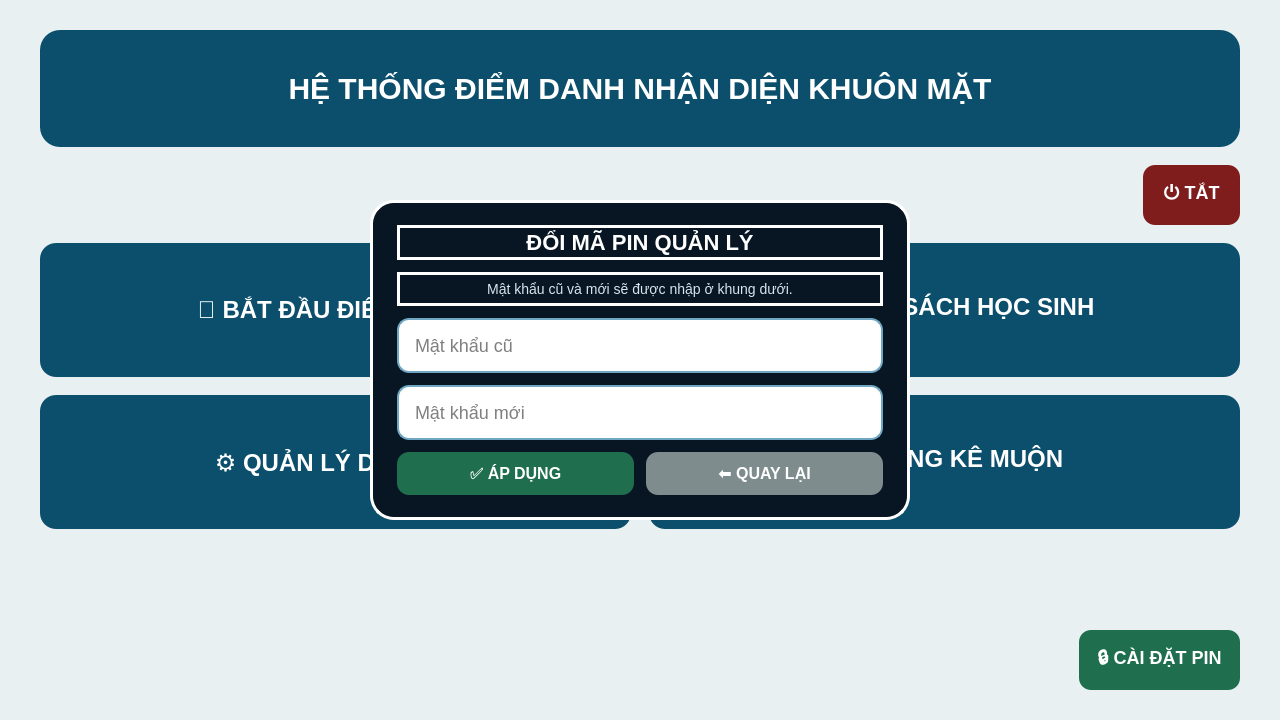
<?xml version="1.0" encoding="UTF-8"?>
<ui version="4.0">
 <class>HomePage</class>
 <widget class="QWidget" name="HomePage">
  <property name="geometry">
   <rect>
    <x>0</x>
    <y>0</y>
    <width>1280</width>
    <height>720</height>
   </rect>
  </property>
  <property name="minimumSize">
   <size>
    <width>900</width>
    <height>560</height>
   </size>
  </property>
  <property name="windowTitle">
   <string>ĐIỂM DANH</string>
  </property>
  <property name="styleSheet">
   <string notr="true">background-color: #e9f0f2;</string>
  </property>
  <layout class="QVBoxLayout" name="verticalLayout">
   <property name="leftMargin">
    <number>40</number>
   </property>
   <property name="topMargin">
    <number>30</number>
   </property>
   <property name="rightMargin">
    <number>40</number>
   </property>
   <property name="bottomMargin">
    <number>30</number>
   </property>
   <property name="spacing">
    <number>18</number>
   </property>
   <item>
    <widget class="QFrame" name="title_frame">
     <property name="styleSheet">
      <string notr="true">background-color: #0b4f6c; border-radius: 20px; padding: 16px;</string>
     </property>
     <layout class="QVBoxLayout" name="verticalLayout_2">
      <item>
       <widget class="QLabel" name="title">
        <property name="text">
         <string>HỆ THỐNG ĐIỂM DANH NHẬN DIỆN KHUÔN MẶT</string>
        </property>
        <property name="alignment">
         <set>Qt::AlignCenter</set>
        </property>
        <property name="styleSheet">
         <string notr="true">color: white; font-size: 30px; font-weight: bold;</string>
        </property>
       </widget>
      </item>
     </layout>
    </widget>
   </item>
   <item>
    <layout class="QHBoxLayout" name="horizontalLayout">
     <item>
      <spacer name="horizontalSpacer">
       <property name="orientation">
        <enum>Qt::Horizontal</enum>
       </property>
       <property name="sizeHint" stdset="0">
        <size>
         <width>40</width>
         <height>20</height>
        </size>
       </property>
      </spacer>
     </item>
     <item>
      <widget class="QPushButton" name="btn_shutdown">
       <property name="text">
        <string>⏻ TẮT</string>
       </property>
       <property name="styleSheet">
        <string notr="true">background-color: #7f1d1d; color: white; font-weight: bold; padding: 14px 20px; border-radius: 12px; font-size: 18px;</string>
       </property>
      </widget>
     </item>
    </layout>
   </item>
   <item>
    <layout class="QGridLayout" name="gridLayout">
     <item row="0" column="0">
      <widget class="QPushButton" name="btn_att">
       <property name="text">
        <string>📸 BẮT ĐẦU ĐIỂM DANH</string>
       </property>
       <property name="styleSheet">
        <string notr="true">QPushButton {
                background-color: #0b4f6c;
                color: white;
                font-size: 24px;
                font-weight: bold;
                border-radius: 16px;
                padding: 24px;
                min-height: 86px;
            }
            QPushButton:hover { background-color: #0f6c91; }</string>
       </property>
      </widget>
     </item>
     <item row="0" column="1">
      <widget class="QPushButton" name="btn_list">
       <property name="text">
        <string>📋 DANH SÁCH HỌC SINH</string>
       </property>
       <property name="styleSheet">
        <string notr="true">QPushButton {
                background-color: #0b4f6c;
                color: white;
                font-size: 24px;
                font-weight: bold;
                border-radius: 16px;
                padding: 24px;
                min-height: 86px;
            }
            QPushButton:hover { background-color: #0f6c91; }</string>
       </property>
      </widget>
     </item>
     <item row="1" column="0">
      <widget class="QPushButton" name="btn_crud">
       <property name="text">
        <string>⚙️ QUẢN LÝ DỮ LIỆU</string>
       </property>
       <property name="styleSheet">
        <string notr="true">QPushButton {
                background-color: #0b4f6c;
                color: white;
                font-size: 24px;
                font-weight: bold;
                border-radius: 16px;
                padding: 24px;
                min-height: 86px;
            }
            QPushButton:hover { background-color: #0f6c91; }</string>
       </property>
      </widget>
     </item>
     <item row="1" column="1">
      <widget class="QPushButton" name="btn_stats">
       <property name="text">
        <string>📊 THỐNG KÊ MUỘN</string>
       </property>
       <property name="styleSheet">
        <string notr="true">QPushButton {
                background-color: #0b4f6c;
                color: white;
                font-size: 24px;
                font-weight: bold;
                border-radius: 16px;
                padding: 24px;
                min-height: 86px;
            }
            QPushButton:hover { background-color: #0f6c91; }</string>
       </property>
      </widget>
     </item>
    </layout>
   </item>
   <item>
    <spacer name="verticalSpacer">
     <property name="orientation">
      <enum>Qt::Vertical</enum>
     </property>
     <property name="sizeHint" stdset="0">
      <size>
       <width>20</width>
       <height>40</height>
      </size>
     </property>
    </spacer>
   </item>
   <item>
    <layout class="QHBoxLayout" name="pin_button_layout">
     <item>
      <spacer name="horizontalSpacer_2">
       <property name="orientation">
        <enum>Qt::Horizontal</enum>
       </property>
       <property name="sizeHint" stdset="0">
        <size>
         <width>40</width>
         <height>20</height>
        </size>
       </property>
      </spacer>
     </item>
     <item>
      <widget class="QPushButton" name="btn_open_pin">
       <property name="text">
        <string>🔒 CÀI ĐẶT PIN</string>
       </property>
       <property name="styleSheet">
        <string notr="true">background-color: #1f6f4e; color: white; font-weight: bold; padding: 14px 18px; border-radius: 12px; font-size: 18px;</string>
       </property>
      </widget>
     </item>
    </layout>
   </item>
  </layout>
  <widget class="QFrame" name="pin_panel">
   <property name="geometry">
    <rect>
     <x>370</x>
     <y>200</y>
     <width>540</width>
     <height>320</height>
    </rect>
   </property>
   <property name="visible">
    <bool>false</bool>
   </property>
   <property name="styleSheet">
    <string notr="true">QFrame {
                background-color: #071622;
                border: 3px solid #ffffff;
                border-radius: 24px;
            }</string>
   </property>
   <layout class="QVBoxLayout" name="verticalLayout_3">
    <property name="leftMargin">
     <number>24</number>
    </property>
    <property name="topMargin">
     <number>22</number>
    </property>
    <property name="rightMargin">
     <number>24</number>
    </property>
    <property name="bottomMargin">
     <number>22</number>
    </property>
    <property name="spacing">
     <number>12</number>
    </property>
    <item>
     <widget class="QLabel" name="pin_title">
      <property name="text">
       <string>ĐỔI MÃ PIN QUẢN LÝ</string>
      </property>
      <property name="alignment">
       <set>Qt::AlignCenter</set>
      </property>
      <property name="styleSheet">
       <string notr="true">color: white; font-size: 22px; font-weight: bold;</string>
      </property>
     </widget>
    </item>
    <item>
     <widget class="QLabel" name="pin_status">
      <property name="text">
       <string>Mật khẩu cũ và mới sẽ được nhập ở khung dưới.</string>
      </property>
      <property name="alignment">
       <set>Qt::AlignCenter</set>
      </property>
      <property name="wordWrap">
       <bool>true</bool>
      </property>
      <property name="styleSheet">
       <string notr="true">color: #d5e6f0; font-size: 14px;</string>
      </property>
     </widget>
    </item>
    <item>
     <widget class="QLineEdit" name="old_pin_input">
      <property name="echoMode">
       <enum>QLineEdit::Password</enum>
      </property>
      <property name="placeholderText">
       <string>Mật khẩu cũ</string>
      </property>
      <property name="styleSheet">
       <string notr="true">QLineEdit {
                background: #ffffff;
                color: #000000;
                border: 2px solid #6fa7c3;
                border-radius: 12px;
                padding: 14px;
                font-size: 18px;
            }</string>
      </property>
     </widget>
    </item>
    <item>
     <widget class="QLineEdit" name="new_pin_input">
      <property name="echoMode">
       <enum>QLineEdit::Password</enum>
      </property>
      <property name="placeholderText">
       <string>Mật khẩu mới</string>
      </property>
      <property name="styleSheet">
       <string notr="true">QLineEdit {
                background: #ffffff;
                color: #000000;
                border: 2px solid #6fa7c3;
                border-radius: 12px;
                padding: 14px;
                font-size: 18px;
            }</string>
      </property>
     </widget>
    </item>
    <item>
     <layout class="QHBoxLayout" name="horizontalLayout_2">
      <item>
       <widget class="QPushButton" name="btn_apply_pin">
        <property name="text">
         <string>✅ ÁP DỤNG</string>
        </property>
        <property name="styleSheet">
         <string notr="true">background-color: #1f6f4e; color: white; font-weight: bold; padding: 12px 16px; border-radius: 12px; font-size: 16px;</string>
        </property>
       </widget>
      </item>
      <item>
       <widget class="QPushButton" name="btn_cancel_pin">
        <property name="text">
         <string>⬅ QUAY LẠI</string>
        </property>
        <property name="styleSheet">
         <string notr="true">background-color: #7f8c8d; color: white; font-weight: bold; padding: 12px 16px; border-radius: 12px; font-size: 16px;</string>
        </property>
       </widget>
      </item>
     </layout>
    </item>
   </layout>
  </widget>
 </widget>
 <resources/>
 <connections/>
</ui>
